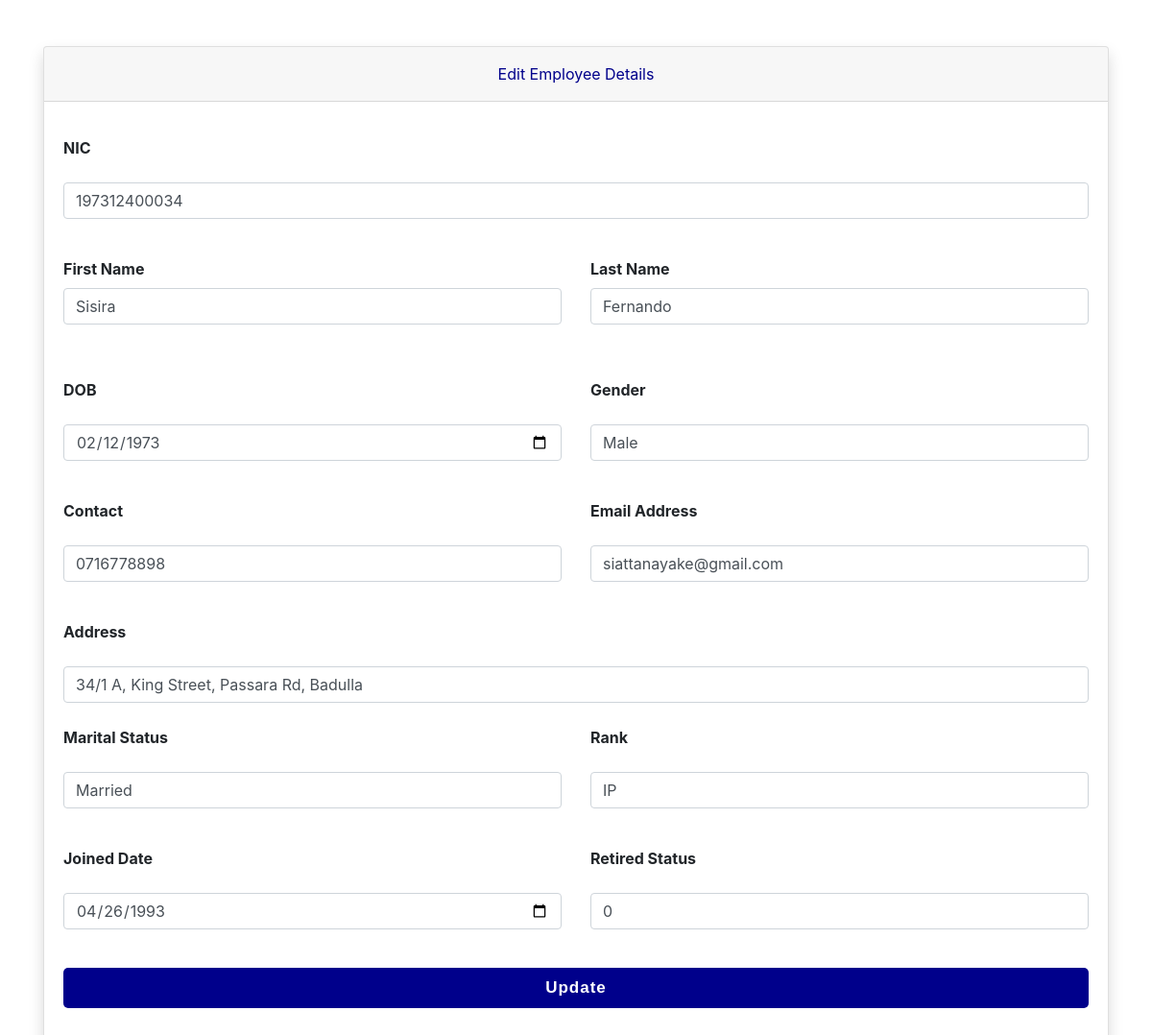
Page /src/editEmployee.php?empID=EMP0001 on the committed database.
### tables this page shows
CREATE TABLE `employee` (
  `empID` varchar(10) NOT NULL,
  `first_name` varchar(50) NOT NULL,
  `last_name` varchar(50) NOT NULL,
  `dob` date NOT NULL,
  `email` varchar(100) NOT NULL,
  `tel_no` varchar(10) NOT NULL,
  `address` varchar(250) NOT NULL,
  `nic` varchar(15) NOT NULL,
  `gender` varchar(6) NOT NULL,
  `appointment_date` date NOT NULL,
  `marital_status` varchar(20) NOT NULL,
  `rank` varchar(20) NOT NULL,
  `retired_status` tinyint(1) NOT NULL
);

### src/editEmployee.php (the view, shortened to what this page needs)
<?php
$dbcon = new DBConnector();
?>
<!DOCTYPE html>
<html>
<head>
    <link rel="stylesheet" href="https://stackpath.bootstrapcdn.com/bootstrap/4.5.2/css/bootstrap.min.css">
    <link rel="stylesheet" href="../CSS/new-employee.css">
</head>
<body>
    <?php
    if ($_SERVER["REQUEST_METHOD"] === "POST") {
        $empID = ($_POST['empID']);
        $nic = ($_POST['nic']);
        $first_name = ($_POST['first_name']);
        $last_name = ($_POST['last_name']);
        $dob = ($_POST['dob']);
        $gender = ($_POST['gender']);
        $tel_no = ($_POST['tel_no']);
        $email = ($_POST['email']);
        $address = ($_POST['address']);
        $marital_status = ($_POST['marital_status']);
        $rank = ($_POST['rank']);
        $appointment_date = ($_POST['appointment_date']);
        $retired_status = ($_POST['retired_status']);
        try {
            $con = $dbcon->getConnection();
            $query = "UPDATE employee SET nic=?, first_name=?, last_name=?, dob=?, gender=?, tel_no=?, email=?, address=?, marital_status=?, rank=?, appointment_date=?, retired_status=? WHERE `employee`.`empID` = ?";
            $pstmt = $con->prepare($query);
            $pstmt->bindValue(1, $nic);
            $pstmt->bindValue(2, $first_name);
            $pstmt->bindValue(3, $last_name);
            $pstmt->bindValue(4, $dob);
            $pstmt->bindValue(5, $gender);
            $pstmt->bindValue(6, $tel_no);
            $pstmt->bindValue(7, $email);
            $pstmt->bindValue(8, $address);
            $pstmt->bindValue(9, $marital_status);
            $pstmt->bindValue(10, $rank);
            $pstmt->bindValue(11, $appointment_date);
            $pstmt->bindValue(12, $retired_status);
            $pstmt->bindValue(13, $empID);
            $pstmt->execute();
            if ($pstmt->rowCount() > 0) {
                header("Location: new-employee.php");
                exit;
            }
            else {
                header("Location: new-employee.php");
                exit;
            }
        } catch (PDOException $exc) {
            echo $exc->getMessage();
        }
    } else {
        $empID = ($_GET["empID"]);
        try {
            $con = $dbcon->getConnection();
            $query = "SELECT * FROM employee WHERE `employee`.`empID` = ?";
            $pstmt = $con->prepare($query);
            $pstmt->bindValue(1, $empID);
            $pstmt->execute();
            $rs = $pstmt->fetch(PDO::FETCH_OBJ);
        } catch (PDOException $exc) {
            echo $exc->getMessage();
        }
    ?>
        <div class="container py-md-5">
            <div class="card shadow mb-3">
                <div class="card-header py-3 text-center">
                    <p style="color: darkblue;" class="m-0 fw-bold ">Edit Employee Details</p>
                </div>
                <form action="<?php echo $_SERVER["PHP_SELF"]; ?>" method="POST">
                    <div class="card-body">
                        <div class="row">
                            <div class="col">
                            </div>
                        </div>
                        <div class="row">
                            <div class="col">
                                <div class="mb-3"><label class="form-label"><strong>NIC</strong></label></div><input class="form-control" type="text" id="nic" name="nic" value="<?php echo $rs->nic; ?>">
                            </div>
                        </div>
                    </div>
                    <div class="card-body">
                        <div class="row">
                            <div class="col">
                                <div class="mb-3"><label class="form-label"><strong>First
                                            Name</strong></label><input class="form-control" type="text" id="first_name" name="first_name" value="<?php echo $rs->first_name; ?>"></div>
                            </div>
                            <div class="col">
                                <div class="mb-3"><label class="form-label"><strong>Last
                                            Name</strong></label><input class="form-control" type="text" id="last_name" name="last_name" value="<?php echo $rs->last_name; ?>"></div>
                            </div>
                        </div>
                    </div>
                    <div class="card-body">
                        <div class="row">
                            <div class="col">
                                <div class="mb-3"><label class="form-label"><strong>DOB</strong></label></div><input class="form-control" type="date" id="dob" name="dob" value="<?php echo $rs->dob; ?>">
                            </div>
                            <div class="col">
                                <div class="mb-3"><label class="form-label"><strong>Gender</strong></label></div><input class="form-control" name="gender" type="text" value="<?php echo $rs->gender; ?>">
                            </div>
                        </div>
                    </div>
                    <div class="card-body">
                        <div class="row">
                            <div class="col">
                                <div class="mb-3"><label class="form-label"><strong>Contact</strong></label></div><input class="form-control" type="tel" id="tel_no" name="tel_no" value="<?php echo $rs->tel_no; ?>">
                            </div>
                            <div class="col">
                                <div class="mb-3"><label class="form-label"><strong>Email
                                            Address</strong></label></div><input class="form-control" type="email" id="email" name="email" value="<?php echo $rs->email; ?>">
                            </div>
                        </div>
                    </div>
                    <div class="card-body">
                        <div class="row">
                            <div class="col">
                                <div class="mb-3"><label class="form-label"><strong>Address</strong></label></div><input class="form-control" type="text" id="address" name="address" value="<?php echo $rs->address; ?>">
                            </div>
                        </div>
                        <br>
                        <div class="row">
                            <div class="col">
                                <div class="mb-3"><label class="form-label"><strong>Marital
                                            Status</strong></label></div><input class="form-control" type="text" id="marital_status" name="marital_status" value="<?php echo $rs->marital_status; ?>">
                            </div>
                            <div class="col">
                                <div class="mb-3"><label class="form-label"><strong>Rank</strong></label></div><input class="form-control" type="text" id="rank" name="rank" value="<?php echo $rs->rank; ?>">
                            </div>
                        </div>
                    </div>
                    <div class="card-body">
                        <div class="row">
                            <div class="col">
                                <div class="mb-3"><label class="form-label"><strong>Joined
                                            Date</strong></label></div><input class="form-control" type="date" id="appointment_date" name="appointment_date" value="<?php echo $rs->appointment_date; ?>">
                            </div>
                            <div class="col">
                                <div class="mb-3"><label class="form-label"><strong>Retired Status</strong></label></div><input class="form-control" type="text" name="retired_status" value="<?php echo $rs->retired_status; ?>">
                            </div>
                        </div>
                    </div>
                    <div class="card-body">
                        <div class="row">
                            <div class="col">
                                <div class="mb-3">
                                    <input class="Submit-Btn" type="submit" value="Update" />
                                </div>
                            </div>
                        </div>
                    </div>
                </form>
            </div>
        </div>
    <?php } ?>
</body>
</html>

### css/new-employee.css (style rules this page uses)
.Submit-Btn { width: 100%; height: 42px; border: 0px; border-radius: 5px; cursor: pointer; font-size: 17px; letter-spacing: 1px; font-family: 'Nunito Sans', sans-serif; font-weight: bolder; transition: 0.4s; background-color: darkblue; color: #fff; }

### rows in the picture
employee: nic "197312400034", first_name "Sisira", last_name "Fernando", dob "02/12/1973", gender "Male", tel_no "0716778898", email "siattanayake@gmail.com", address "34/1 A, King Street, Passara Rd, Badulla", marital_status "Married", rank "IP", appointment_date "04/26/1993", retired_status "0"
